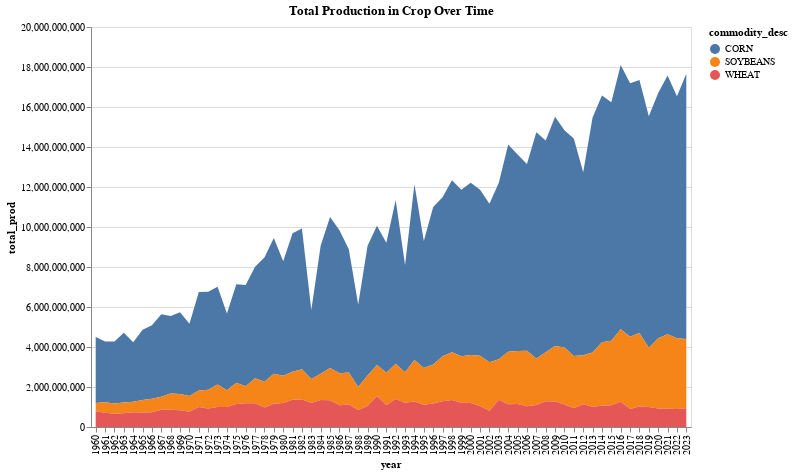

The code cell stored with this chart in its notebook:
### Markdown cell above
## Total Production

### Code cell
db_name = 'field_crops.db'
table = 'midwest_key_field_crops_cleaned'

query = f"""
Select 
    commodity_desc,
    year, 
    sum(value) as total_prod
from {table} 
where short_desc != 'CORN, SILAGE - PRODUCTION, MEASURED IN TONS'
group by 
    commodity_desc, year
"""

conn = sqlite3.connect(db_name) 
result = pd.read_sql(query, conn)

# Create the Altair line chart
chart = alt.Chart(result).mark_area().encode(
    x='year:O',  # Treat 'year' as an ordinal value (categorical)
    y='total_prod:Q',
    color='commodity_desc:N'        
    ).properties(
        title='Total Production in Crop Over Time',
        width=600,
        height=400
    )
chart

### Figure 1 — Vega-Lite specification as saved in the notebook (floating-point values rounded to 4 significant figures; data arrays with more than 128 entries replaced by an {"elided": "..."} marker saying what was removed)
{"config": {"view": {"continuousWidth": 300, "continuousHeight": 300}}, "data": {"name": "data-347c31ccad04acaae150b4a77d99615f"}, "mark": {"type": "area"}, "encoding": {"color": {"field": "commodity_desc", "type": "nominal"}, "x": {"field": "year", "type": "ordinal"}, "y": {"field": "total_prod", "type": "quantitative"}}, "height": 400, "title": "Total Production in Crop Over Time", "width": 600, "$schema": "https://vega.github.io/schema/vega-lite/v5.20.1.json", "datasets": {"data-347c31ccad04acaae150b4a77d99615f": {"elided": "192 records"}}}
